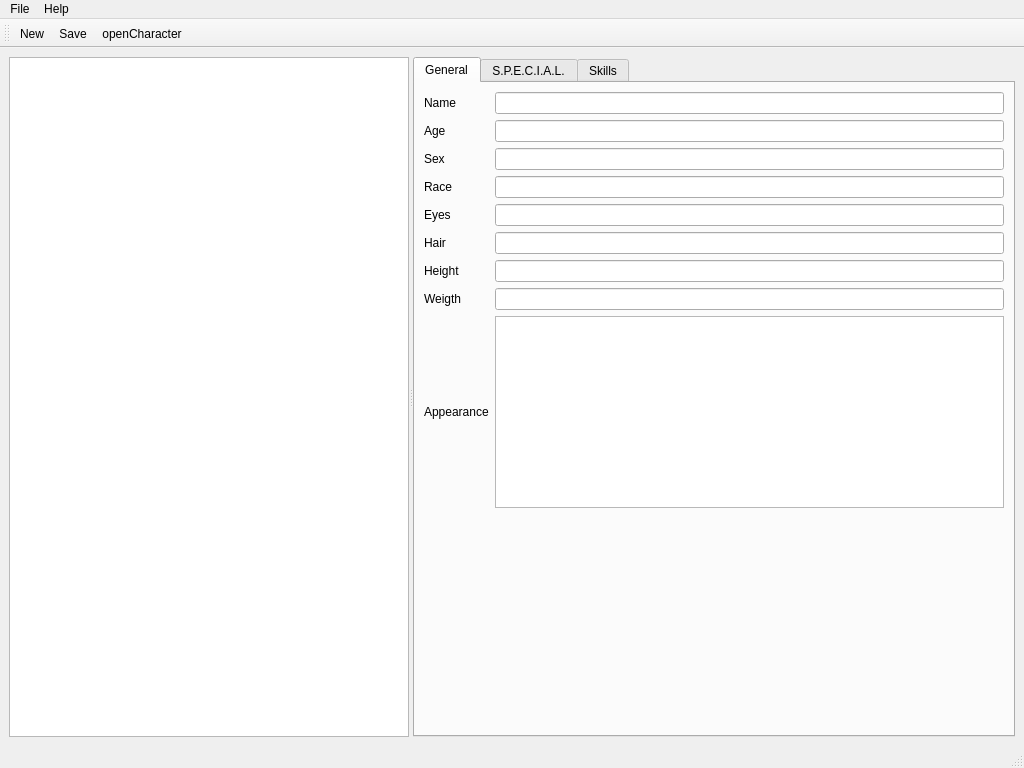
<?xml version="1.0" encoding="UTF-8"?>
<ui version="4.0">
 <class>MainWindow</class>
 <widget class="QMainWindow" name="MainWindow">
  <property name="geometry">
   <rect>
    <x>0</x>
    <y>0</y>
    <width>1024</width>
    <height>768</height>
   </rect>
  </property>
  <property name="windowTitle">
   <string>Fallout PnP Character Creator</string>
  </property>
  <widget class="QWidget" name="centralwidget">
   <property name="sizePolicy">
    <sizepolicy hsizetype="Maximum" vsizetype="Maximum">
     <horstretch>0</horstretch>
     <verstretch>0</verstretch>
    </sizepolicy>
   </property>
   <layout class="QGridLayout" name="gridLayout">
    <item row="0" column="0">
     <widget class="QSplitter" name="splitter">
      <property name="sizePolicy">
       <sizepolicy hsizetype="Expanding" vsizetype="Expanding">
        <horstretch>0</horstretch>
        <verstretch>0</verstretch>
       </sizepolicy>
      </property>
      <property name="orientation">
       <enum>Qt::Horizontal</enum>
      </property>
      <widget class="QListWidget" name="characterListWidget">
       <property name="sizePolicy">
        <sizepolicy hsizetype="Maximum" vsizetype="Expanding">
         <horstretch>0</horstretch>
         <verstretch>0</verstretch>
        </sizepolicy>
       </property>
       <property name="maximumSize">
        <size>
         <width>400</width>
         <height>16777215</height>
        </size>
       </property>
      </widget>
      <widget class="QTabWidget" name="tabWidget">
       <property name="sizePolicy">
        <sizepolicy hsizetype="MinimumExpanding" vsizetype="Expanding">
         <horstretch>0</horstretch>
         <verstretch>0</verstretch>
        </sizepolicy>
       </property>
       <property name="currentIndex">
        <number>0</number>
       </property>
       <widget class="QWidget" name="tab">
        <attribute name="title">
         <string>General</string>
        </attribute>
        <layout class="QGridLayout" name="gridLayout_5">
         <item row="0" column="0">
          <layout class="QGridLayout" name="gridLayout_3">
           <item row="0" column="0">
            <widget class="QLabel" name="label_8">
             <property name="text">
              <string>Name</string>
             </property>
            </widget>
           </item>
           <item row="2" column="0">
            <widget class="QLabel" name="label_10">
             <property name="text">
              <string>Sex</string>
             </property>
            </widget>
           </item>
           <item row="4" column="0">
            <widget class="QLabel" name="label_12">
             <property name="text">
              <string>Eyes</string>
             </property>
            </widget>
           </item>
           <item row="1" column="0">
            <widget class="QLabel" name="label_9">
             <property name="text">
              <string>Age</string>
             </property>
            </widget>
           </item>
           <item row="2" column="1">
            <widget class="QLineEdit" name="sexField">
             <property name="readOnly">
              <bool>true</bool>
             </property>
            </widget>
           </item>
           <item row="6" column="0">
            <widget class="QLabel" name="label_14">
             <property name="text">
              <string>Height</string>
             </property>
            </widget>
           </item>
           <item row="5" column="0">
            <widget class="QLabel" name="label_13">
             <property name="text">
              <string>Hair</string>
             </property>
            </widget>
           </item>
           <item row="1" column="1">
            <widget class="QLineEdit" name="ageField">
             <property name="readOnly">
              <bool>true</bool>
             </property>
            </widget>
           </item>
           <item row="7" column="0">
            <widget class="QLabel" name="label_15">
             <property name="text">
              <string>Weigth</string>
             </property>
            </widget>
           </item>
           <item row="0" column="1">
            <widget class="QLineEdit" name="nameField">
             <property name="readOnly">
              <bool>true</bool>
             </property>
            </widget>
           </item>
           <item row="3" column="0">
            <widget class="QLabel" name="label_11">
             <property name="text">
              <string>Race</string>
             </property>
            </widget>
           </item>
           <item row="8" column="0">
            <widget class="QLabel" name="label_16">
             <property name="text">
              <string>Appearance</string>
             </property>
            </widget>
           </item>
           <item row="3" column="1">
            <widget class="QLineEdit" name="raceField">
             <property name="readOnly">
              <bool>true</bool>
             </property>
            </widget>
           </item>
           <item row="4" column="1">
            <widget class="QLineEdit" name="eyesField">
             <property name="readOnly">
              <bool>true</bool>
             </property>
            </widget>
           </item>
           <item row="5" column="1">
            <widget class="QLineEdit" name="hairField">
             <property name="readOnly">
              <bool>true</bool>
             </property>
            </widget>
           </item>
           <item row="6" column="1">
            <widget class="QLineEdit" name="heightField">
             <property name="readOnly">
              <bool>true</bool>
             </property>
            </widget>
           </item>
           <item row="7" column="1">
            <widget class="QLineEdit" name="weightField">
             <property name="readOnly">
              <bool>true</bool>
             </property>
            </widget>
           </item>
           <item row="8" column="1">
            <widget class="QTextEdit" name="appearanceField">
             <property name="readOnly">
              <bool>true</bool>
             </property>
            </widget>
           </item>
          </layout>
         </item>
         <item row="1" column="0">
          <spacer name="verticalSpacer">
           <property name="orientation">
            <enum>Qt::Vertical</enum>
           </property>
           <property name="sizeHint" stdset="0">
            <size>
             <width>20</width>
             <height>40</height>
            </size>
           </property>
          </spacer>
         </item>
        </layout>
       </widget>
       <widget class="QWidget" name="tab_2">
        <attribute name="title">
         <string>S.P.E.C.I.A.L.</string>
        </attribute>
        <widget class="QWidget" name="gridLayoutWidget">
         <property name="geometry">
          <rect>
           <x>10</x>
           <y>10</y>
           <width>131</width>
           <height>198</height>
          </rect>
         </property>
         <layout class="QGridLayout" name="gridLayout_2">
          <item row="0" column="0">
           <widget class="QLabel" name="label">
            <property name="text">
             <string>Strength</string>
            </property>
           </widget>
          </item>
          <item row="0" column="1">
           <widget class="QSpinBox" name="strengthSpinBox"/>
          </item>
          <item row="2" column="1">
           <widget class="QSpinBox" name="enduranceBox"/>
          </item>
          <item row="3" column="1">
           <widget class="QSpinBox" name="charismaBox"/>
          </item>
          <item row="4" column="1">
           <widget class="QSpinBox" name="intelligenceBox"/>
          </item>
          <item row="5" column="0">
           <widget class="QLabel" name="label_4">
            <property name="text">
             <string>Agility</string>
            </property>
           </widget>
          </item>
          <item row="3" column="0">
           <widget class="QLabel" name="label_5">
            <property name="text">
             <string>Charisma</string>
            </property>
           </widget>
          </item>
          <item row="4" column="0">
           <widget class="QLabel" name="label_6">
            <property name="text">
             <string>Intelligence</string>
            </property>
           </widget>
          </item>
          <item row="5" column="1">
           <widget class="QSpinBox" name="agilityBox"/>
          </item>
          <item row="6" column="0">
           <widget class="QLabel" name="label_7">
            <property name="text">
             <string>Luck</string>
            </property>
           </widget>
          </item>
          <item row="1" column="0">
           <widget class="QLabel" name="label_2">
            <property name="text">
             <string>Perception</string>
            </property>
           </widget>
          </item>
          <item row="1" column="1">
           <widget class="QSpinBox" name="perceptionBox"/>
          </item>
          <item row="2" column="0">
           <widget class="QLabel" name="label_3">
            <property name="text">
             <string>Endurance</string>
            </property>
           </widget>
          </item>
          <item row="6" column="1">
           <widget class="QSpinBox" name="luckBox"/>
          </item>
         </layout>
        </widget>
       </widget>
       <widget class="QWidget" name="tab_3">
        <attribute name="title">
         <string>Skills</string>
        </attribute>
        <widget class="QWidget" name="gridLayoutWidget_3">
         <property name="geometry">
          <rect>
           <x>9</x>
           <y>9</y>
           <width>311</width>
           <height>561</height>
          </rect>
         </property>
         <layout class="QGridLayout" name="gridLayout_4">
          <item row="11" column="0">
           <widget class="QLabel" name="label_28">
            <property name="text">
             <string>Science</string>
            </property>
           </widget>
          </item>
          <item row="9" column="0">
           <widget class="QLabel" name="label_26">
            <property name="text">
             <string>Lockpick</string>
            </property>
           </widget>
          </item>
          <item row="7" column="0">
           <widget class="QLabel" name="label_24">
            <property name="text">
             <string>Doctor</string>
            </property>
           </widget>
          </item>
          <item row="3" column="0">
           <widget class="QLabel" name="label_20">
            <property name="text">
             <string>Unarmed</string>
            </property>
           </widget>
          </item>
          <item row="13" column="0">
           <widget class="QLabel" name="label_30">
            <property name="text">
             <string>Pilot</string>
            </property>
           </widget>
          </item>
          <item row="15" column="0">
           <widget class="QLabel" name="label_32">
            <property name="text">
             <string>Barter</string>
            </property>
           </widget>
          </item>
          <item row="1" column="0">
           <widget class="QLabel" name="label_18">
            <property name="text">
             <string>Big Guns</string>
            </property>
           </widget>
          </item>
          <item row="1" column="1">
           <widget class="QSpinBox" name="bigGunsBox"/>
          </item>
          <item row="5" column="0">
           <widget class="QLabel" name="label_22">
            <property name="text">
             <string>Throwing</string>
            </property>
           </widget>
          </item>
          <item row="0" column="1">
           <widget class="QSpinBox" name="smallGunsBox"/>
          </item>
          <item row="0" column="0">
           <widget class="QLabel" name="label_17">
            <property name="text">
             <string>Small Guns</string>
            </property>
           </widget>
          </item>
          <item row="12" column="0">
           <widget class="QLabel" name="label_29">
            <property name="text">
             <string>Repair</string>
            </property>
           </widget>
          </item>
          <item row="14" column="0">
           <widget class="QLabel" name="label_31">
            <property name="text">
             <string>Speech</string>
            </property>
           </widget>
          </item>
          <item row="16" column="0">
           <widget class="QLabel" name="label_33">
            <property name="text">
             <string>Gambling</string>
            </property>
           </widget>
          </item>
          <item row="8" column="0">
           <widget class="QLabel" name="label_25">
            <property name="text">
             <string>Sneak</string>
            </property>
           </widget>
          </item>
          <item row="2" column="0">
           <widget class="QLabel" name="label_19">
            <property name="text">
             <string>Energy Weapons</string>
            </property>
           </widget>
          </item>
          <item row="6" column="0">
           <widget class="QLabel" name="label_23">
            <property name="text">
             <string>Explosives</string>
            </property>
           </widget>
          </item>
          <item row="10" column="0">
           <widget class="QLabel" name="label_27">
            <property name="text">
             <string>Traps</string>
            </property>
           </widget>
          </item>
          <item row="4" column="0">
           <widget class="QLabel" name="label_21">
            <property name="text">
             <string>Melee Weapons</string>
            </property>
           </widget>
          </item>
          <item row="17" column="0">
           <widget class="QLabel" name="label_34">
            <property name="text">
             <string>Survival</string>
            </property>
           </widget>
          </item>
          <item row="2" column="1">
           <widget class="QSpinBox" name="energyWeaponsBox"/>
          </item>
          <item row="3" column="1">
           <widget class="QSpinBox" name="unarmedBox"/>
          </item>
          <item row="4" column="1">
           <widget class="QSpinBox" name="meleeWeaponsBox"/>
          </item>
          <item row="5" column="1">
           <widget class="QSpinBox" name="throwingBox"/>
          </item>
          <item row="6" column="1">
           <widget class="QSpinBox" name="explosivesBox"/>
          </item>
          <item row="7" column="1">
           <widget class="QSpinBox" name="doctorBox"/>
          </item>
          <item row="8" column="1">
           <widget class="QSpinBox" name="sneakBox"/>
          </item>
          <item row="9" column="1">
           <widget class="QSpinBox" name="lockpickBox"/>
          </item>
          <item row="10" column="1">
           <widget class="QSpinBox" name="trapsBox"/>
          </item>
          <item row="11" column="1">
           <widget class="QSpinBox" name="scienceBox"/>
          </item>
          <item row="12" column="1">
           <widget class="QSpinBox" name="repairBox"/>
          </item>
          <item row="13" column="1">
           <widget class="QSpinBox" name="pilotBox"/>
          </item>
          <item row="14" column="1">
           <widget class="QSpinBox" name="speechBox"/>
          </item>
          <item row="15" column="1">
           <widget class="QSpinBox" name="barterBox"/>
          </item>
          <item row="16" column="1">
           <widget class="QSpinBox" name="gamblingBox"/>
          </item>
          <item row="17" column="1">
           <widget class="QSpinBox" name="survivalBox"/>
          </item>
         </layout>
        </widget>
       </widget>
      </widget>
     </widget>
    </item>
   </layout>
  </widget>
  <widget class="QMenuBar" name="menubar">
   <property name="geometry">
    <rect>
     <x>0</x>
     <y>0</y>
     <width>1024</width>
     <height>26</height>
    </rect>
   </property>
   <widget class="QMenu" name="menuFile">
    <property name="title">
     <string>File</string>
    </property>
    <addaction name="quitAction"/>
   </widget>
   <widget class="QMenu" name="menuHelp">
    <property name="title">
     <string>Help</string>
    </property>
    <addaction name="aboutAction"/>
   </widget>
   <addaction name="menuFile"/>
   <addaction name="menuHelp"/>
  </widget>
  <widget class="QStatusBar" name="statusbar"/>
  <widget class="QToolBar" name="toolBar">
   <property name="windowTitle">
    <string>toolBar</string>
   </property>
   <attribute name="toolBarArea">
    <enum>TopToolBarArea</enum>
   </attribute>
   <attribute name="toolBarBreak">
    <bool>false</bool>
   </attribute>
   <addaction name="newCharacterAction"/>
   <addaction name="saveCharacterAction"/>
   <addaction name="openCharacterAction"/>
  </widget>
  <action name="quitAction">
   <property name="text">
    <string>Quit</string>
   </property>
   <property name="shortcut">
    <string>Ctrl+Q</string>
   </property>
  </action>
  <action name="saveCharacterAction">
   <property name="icon">
    <iconset>
     <normalon>:/themes/oxygen/32x32/actions/document-save.png</normalon>
    </iconset>
   </property>
   <property name="text">
    <string>Save</string>
   </property>
   <property name="toolTip">
    <string>Save Character</string>
   </property>
   <property name="shortcut">
    <string>Ctrl+S</string>
   </property>
  </action>
  <action name="newCharacterAction">
   <property name="icon">
    <iconset>
     <normalon>:/themes/oxygen/22x22/actions/document-new.png</normalon>
    </iconset>
   </property>
   <property name="text">
    <string>New</string>
   </property>
   <property name="toolTip">
    <string>New Character</string>
   </property>
   <property name="shortcut">
    <string>Ctrl+N</string>
   </property>
  </action>
  <action name="aboutAction">
   <property name="text">
    <string>About</string>
   </property>
  </action>
  <action name="openCharacterAction">
   <property name="icon">
    <iconset resource="../resources/icons/oxygen.qrc">
     <normaloff>:/themes/oxygen/32x32/actions/document-open.png</normaloff>:/themes/oxygen/32x32/actions/document-open.png</iconset>
   </property>
   <property name="text">
    <string>openCharacter</string>
   </property>
   <property name="toolTip">
    <string>Open</string>
   </property>
   <property name="shortcut">
    <string>Ctrl+O</string>
   </property>
  </action>
 </widget>
 <resources>
  <include location="../resources/icons/oxygen.qrc"/>
 </resources>
 <connections/>
</ui>
